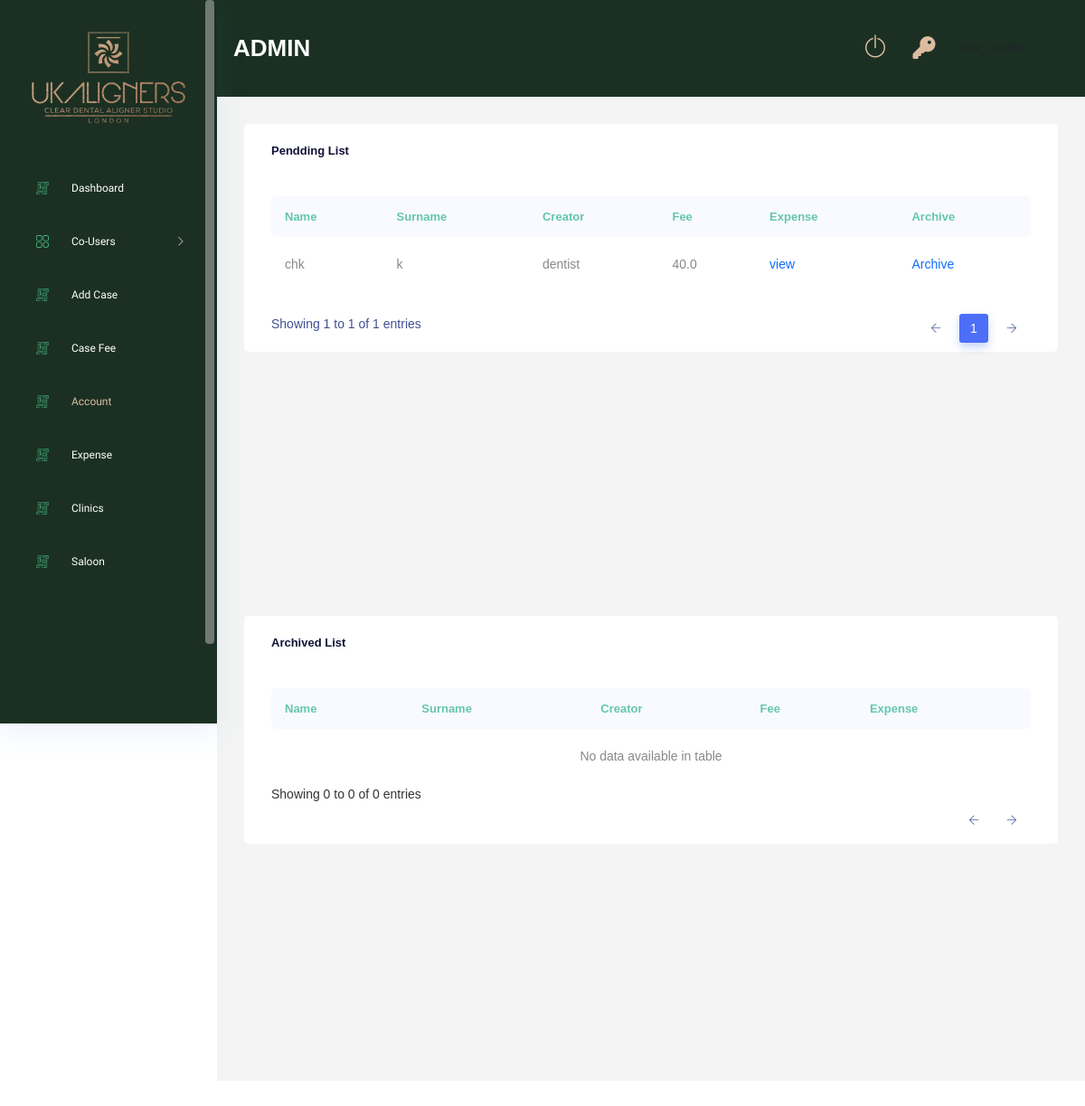
/fee-list/ (signed in), run on an earlier commit of the app's database.
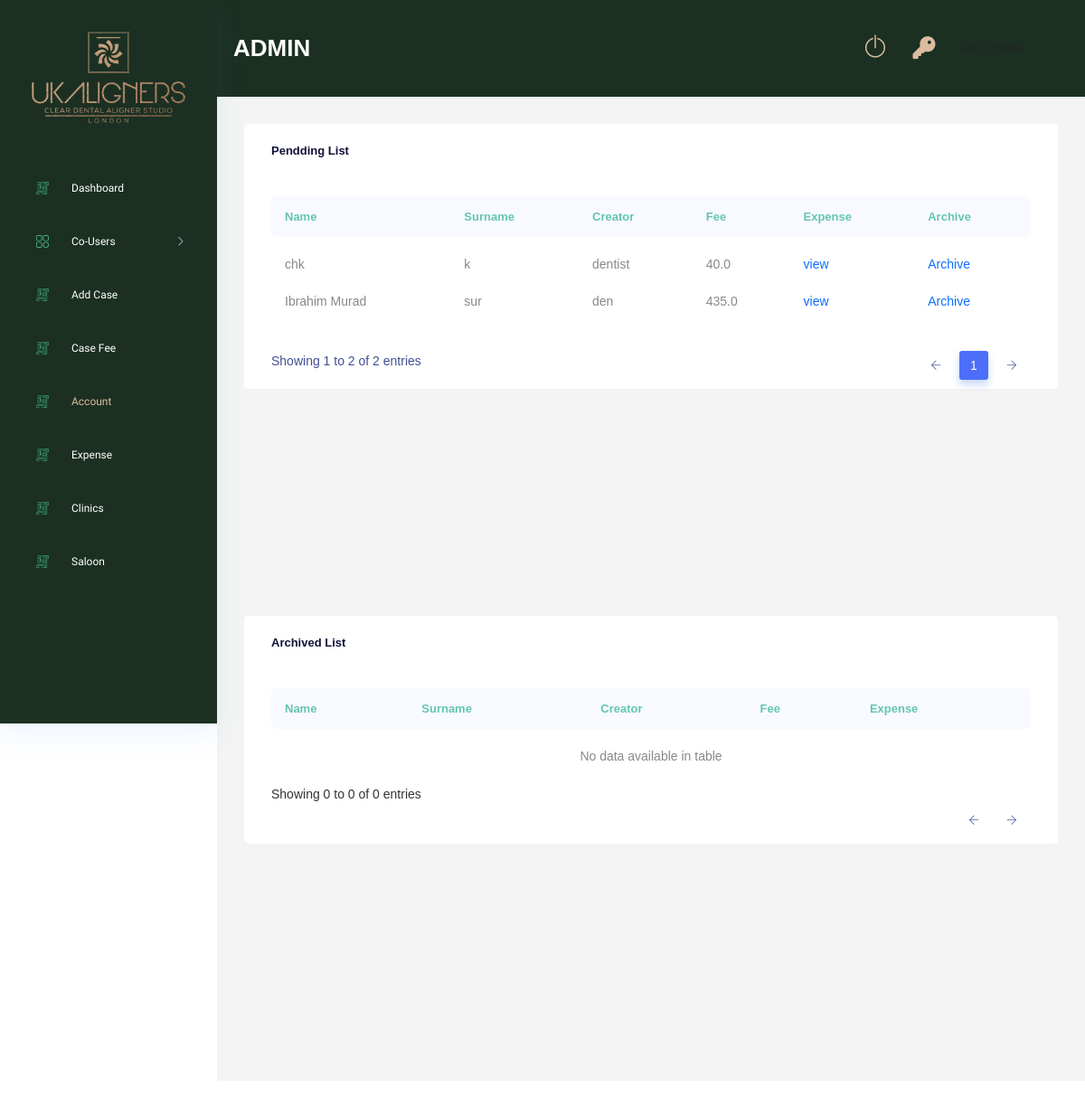
And on a later commit of the database.
### Case/models.py (models this page shows, shortened)
class Case(models.Model):
    GENDER_CHOICES = (
        ("male","male"),
        ("female","female"),
        ("other","other")
        )
    ORTHODONTIC_CHOICES = (
        ("yes","yes"),
        ("no","no")
        )
    TREATMENT_REQUIRED_CHOICES = (
        ("full treatment","full treatment"),
        ("continuation","continuation"),
        ("refinement","refinement"),
        ("retainer","retainer")
    )
    OPTIONAL_TREATMENT = (
        ("replacement","replacement"),
        ("mouthguard","mouthguard"),
        ("smile design","smile design")
    )
    SECTION_CHOICES = (
        ("both arches","both arches"),
        ("upper only","upper only"),
        ("lower only","lower only")
    )
    TREATMENT_CHOICES = (
        ("essential","essential"),
        ("advance","advance"),
        ("comprehensive","comprehensive")
    )
    clinic                          = models.ForeignKey(Clinic, on_delete=models.DO_NOTHING,null=True,blank=True)
    dentist                         = models.ForeignKey(Dentist, on_delete=models.DO_NOTHING, null=True, blank=True)
    saloon_owner                    = models.ForeignKey(Saloon_owner, on_delete=models.DO_NOTHING, null=True, blank=True)
    saloon                          = models.ForeignKey(Saloon, on_delete=models.DO_NOTHING, null=True, blank=True)
    name                            = models.CharField(max_length=250)
    surname                         = models.CharField(max_length=250,null=True, blank=True)
    gender                          = models.CharField(max_length=50,choices=GENDER_CHOICES)
    age                             = models.IntegerField(null=True, blank=True)
    treatment_required              = models.CharField(max_length=100,choices=TREATMENT_REQUIRED_CHOICES)
    optional_treatment              = models.CharField(max_length=100,choices=OPTIONAL_TREATMENT, null=True, blank=True)
    orthodontic_treatment_past      = models.CharField(max_length=10,null=True, blank=True, choices=ORTHODONTIC_CHOICES)
    section                         = models.CharField(max_length=250,null=True, blank=True, choices=SECTION_CHOICES)
    treatment_type                  = models.CharField(max_length=250,null=True, blank=True, choices=TREATMENT_CHOICES)
    upper_jaw                       = models.FileField(upload_to="upper_jaws",null=True, blank=True)
    lower_jaw                       = models.FileField(upload_to="lower_jaws",null=True, blank=True)
    rquest_collection               = models.BooleanField(default=False)
    additional_information          = models.TextField(null=True, blank=True)
    planner                         = models.ForeignKey(Planner,on_delete=models.DO_NOTHING, null=True, blank=True)
    technician                      = models.ForeignKey(Technician,on_delete=models.DO_NOTHING, null=True, blank=True)
    status                          = models.CharField(max_length=250, default="new", null=True, blank=True)
    ortho_id                        = models.CharField(max_length=255, null=True, blank=True)
    aligners_upper                  = models.IntegerField(null=True, blank=True)
    aligners_lower                  = models.IntegerField(null=True, blank=True)
    retainer_upper                  = models.IntegerField(null=True, blank=True)
    retainer_lower                  = models.IntegerField(null=True, blank=True)
    treatment_plan_upper            = models.IntegerField(null=True, blank=True)
    treatment_plan_lower            = models.IntegerField(null=True, blank=True)
    duration                        = models.IntegerField(null=True, blank=True)
    progress                        = models.CharField(max_length=255, null=True, blank=True)
    created_at                      = models.DateField(auto_now_add=True, null=True)
    fee_cleared                     = models.BooleanField(default=False)
    totel_fee                       = models.FloatField(default=0.0,null=True,blank=True)
    manager_paid                    = models.BooleanField(default=False)
    planner_paid                    = models.BooleanField(default=False)
    technician_paid                 = models.BooleanField(default=False)
    refinement                      = models.IntegerField(default=0)
    class Meta:
        verbose_name_plural = "Cases"

### DentistRoll/models.py (models this page shows)
class Dentist(models.Model):
    user                    = models.OneToOneField(Users, on_delete=models.CASCADE)
    surname                 = models.CharField(max_length=150,null=True,blank=True)
    number                  = models.CharField(max_length=150,null=True,blank=True)
    clinic                  = models.ManyToManyField(Clinic)
    manager                 = models.ForeignKey(Manager, on_delete=models.DO_NOTHING, null=True, blank=True)
    discount                = models.IntegerField(null=True, blank=True)
    class Meta:
        verbose_name_plural = "Dentists"
    def __str__(self):
        return self.user.username

### Users/models.py (models this page shows, shortened)
class Account(AbstractBaseUser):
    email 					= models.EmailField(verbose_name="email", max_length=60, unique=True)
    username 				= models.CharField(max_length=130)
    date_joined				= models.DateTimeField(verbose_name='date joined', auto_now_add=True)
    last_login				= models.DateTimeField(verbose_name='last login', auto_now=True)
    is_active				= models.BooleanField(default=True)
    is_staff				= models.BooleanField(default=False)
    is_superuser			= models.BooleanField(default=False)
    is_admin				= models.BooleanField(default=False)
    is_manager   			= models.BooleanField(default=False)
    is_planner   			= models.BooleanField(default=False)
    is_technician   		= models.BooleanField(default=False)
    is_dentist      		= models.BooleanField(default=False)
    is_salon           		= models.BooleanField(default=False)
    is_individual     		= models.BooleanField(default=False)
    is_clinic        		= models.BooleanField(default=False)
    hide_email				= models.BooleanField(default=True)
    USERNAME_FIELD = 'email'
    REQUIRED_FIELDS = ['username']
    objects = MyAccountManager()

### AdminRoll/views.py (the view)
# urls.py: path('fee-list/', views.fee_list, name="fee_list"),
@login_required(login_url='login')
def fee_list(request):
    if request.user.is_admin:
        cases_accept = Case.objects.filter(status = 'accepted', fee_cleared=False)
        cases_tc = Case.objects.filter(status = 'tc', fee_cleared=False)
        cases_treatment = Case.objects.filter(status = 'treatment', fee_cleared=False)
        total_unpaid_cases = list(chain(cases_accept, cases_tc, cases_treatment))
        cases_accept_paid = Case.objects.filter(status = 'accepted', fee_cleared=True)
        cases_tc_paid = Case.objects.filter(status = 'tc', fee_cleared=True)
        cases_treatment_paid = Case.objects.filter(status = 'treatment', fee_cleared=True)
        total_paid_cases = list(chain(cases_accept_paid, cases_tc_paid, cases_treatment_paid))
        context = {
            'total_unpaid_cases':total_unpaid_cases,
            'total_paid_cases':total_paid_cases
        }
        return render(request,'adminRoll/fee.html',context)
    else:
        return redirect('login')

### AdminRoll/templates/adminRoll/fee.html (shortened to what the changed rows need)
{% extends 'base.html' %}
{% load static %}
{% block content %}
<div class="main_content_iner ">
    <div class="container-fluid p-0">
        <div class="row justify-content-center">
            <div class="col-lg-12">
                <div class="white_card card_height_100 mb_30">
                    <div class="white_card">
                        <div class="QA_section plr_30">
                            <div class="QA_table mb_30">
                                <table class="table lms_table_active ">
                                    <thead>
                                        <tr>
                                            <th scope="col">Name</th>
                                            <th scope="col">Surname</th>
                                            <th scope="col">Creator</th>
                                            <th scope="col">Fee</th>
                                            <th scope="col">Expense</th>
                                            <th scope="col">Archive</th>
                                        </tr>
                                    </thead>
                                    <tbody>
                                        {% for obj in total_unpaid_cases %}
                                        <tr>
                                            <td>{{ obj.name }}</td>
                                            <td>{{ obj.surname }}</td>
                                            {% if obj.dentist  %}
                                            <td>{{ obj.dentist }}</td>
                                            {% else %}
                                                <td>{{ obj.saloon_owner }}</td>
                                            {% endif %}
                                            <td>{{ obj.totel_fee }}</td>
                                            <td><a href="{% url 'AdminRoll:expense' obj.id %}">view</a></td>
                                            <td><a href="{% url 'AdminRoll:archive' obj.id %}">Archive</a></td>
                                        </tr>
                                        {% endfor %}
                                    </tbody>
                                </table>
                            </div>
                        </div>
                    </div>
                </div>
            </div>
        </div>
    </div>
</div>
<div class="main_content_iner ">
    <div class="container-fluid p-0">
        <div class="row justify-content-center">
            <div class="col-lg-12">
                <div class="white_card card_height_100 mb_30">
                    <div class="white_card">
                        <div class="QA_section plr_30">
                            <div class="QA_table mb_30">
                                <table class="table lms_table_active ">
                                    <thead>
                                        <tr>
                                            <th scope="col">Name</th>
                                            <th scope="col">Surname</th>
                                            <th scope="col">Creator</th>
                                            <th scope="col">Fee</th>
                                            <th scope="col">Expense</th>
                                        </tr>
                                    </thead>
                                </table>
                            </div>
                        </div>
                    </div>
                </div>
            </div>
        </div>
    </div>
</div>
{% endblock %}

What changed in the data, as far as the page shows it:
added Case: name "Ibrahim Murad", surname "sur", dentist "den", totel_fee "435.0"
Also different on the page:
text written by a page script: "Showing 1 to 1 of 1 entries 1" → "Showing 1 to 2 of 2 entries 1"
